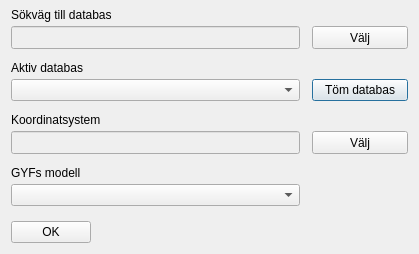
<?xml version="1.0" encoding="UTF-8"?>
<ui version="4.0">
 <class>Settings</class>
 <widget class="QDialog" name="Settings">
  <property name="geometry">
   <rect>
    <x>0</x>
    <y>0</y>
    <width>419</width>
    <height>254</height>
   </rect>
  </property>
  <property name="sizePolicy">
   <sizepolicy hsizetype="Ignored" vsizetype="Ignored">
    <horstretch>0</horstretch>
    <verstretch>0</verstretch>
   </sizepolicy>
  </property>
  <property name="font">
   <font>
    <family>Tahoma</family>
    <pointsize>9</pointsize>
   </font>
  </property>
  <property name="windowTitle">
   <string>Inställningar</string>
  </property>
  <property name="windowIcon">
   <iconset>
    <normaloff>:/plugins/qgyf/assets/leaf.png</normaloff>:/plugins/qgyf/assets/leaf.png</iconset>
  </property>
  <layout class="QVBoxLayout" name="verticalLayout" stretch="0,0">
   <property name="spacing">
    <number>15</number>
   </property>
   <property name="topMargin">
    <number>0</number>
   </property>
   <item>
    <layout class="QGridLayout" name="gridLayout" rowstretch="0,0,0,0,0,0,0,0" columnstretch="3,0,1">
     <property name="horizontalSpacing">
      <number>12</number>
     </property>
     <property name="verticalSpacing">
      <number>4</number>
     </property>
     <item row="7" column="0">
      <widget class="QComboBox" name="currentGyf">
       <property name="sizePolicy">
        <sizepolicy hsizetype="Preferred" vsizetype="Preferred">
         <horstretch>0</horstretch>
         <verstretch>0</verstretch>
        </sizepolicy>
       </property>
      </widget>
     </item>
     <item row="0" column="0" alignment="Qt::AlignBottom">
      <widget class="QLabel" name="label">
       <property name="sizePolicy">
        <sizepolicy hsizetype="Preferred" vsizetype="Fixed">
         <horstretch>0</horstretch>
         <verstretch>0</verstretch>
        </sizepolicy>
       </property>
       <property name="text">
        <string>Sökväg till databas</string>
       </property>
       <property name="alignment">
        <set>Qt::AlignBottom|Qt::AlignLeading|Qt::AlignLeft</set>
       </property>
      </widget>
     </item>
     <item row="3" column="0">
      <widget class="QComboBox" name="activeDatabase">
       <property name="sizePolicy">
        <sizepolicy hsizetype="Preferred" vsizetype="Preferred">
         <horstretch>0</horstretch>
         <verstretch>0</verstretch>
        </sizepolicy>
       </property>
      </widget>
     </item>
     <item row="2" column="0" alignment="Qt::AlignBottom">
      <widget class="QLabel" name="label_2">
       <property name="sizePolicy">
        <sizepolicy hsizetype="Preferred" vsizetype="Fixed">
         <horstretch>0</horstretch>
         <verstretch>0</verstretch>
        </sizepolicy>
       </property>
       <property name="text">
        <string>Aktiv databas</string>
       </property>
      </widget>
     </item>
     <item row="1" column="2">
      <widget class="QToolButton" name="selectPathButton">
       <property name="sizePolicy">
        <sizepolicy hsizetype="Preferred" vsizetype="Preferred">
         <horstretch>0</horstretch>
         <verstretch>0</verstretch>
        </sizepolicy>
       </property>
       <property name="text">
        <string>Välj</string>
       </property>
      </widget>
     </item>
     <item row="6" column="0" alignment="Qt::AlignBottom">
      <widget class="QLabel" name="label_3">
       <property name="sizePolicy">
        <sizepolicy hsizetype="Preferred" vsizetype="Fixed">
         <horstretch>0</horstretch>
         <verstretch>0</verstretch>
        </sizepolicy>
       </property>
       <property name="text">
        <string>GYFs modell</string>
       </property>
      </widget>
     </item>
     <item row="5" column="0">
      <widget class="QLineEdit" name="crs">
       <property name="enabled">
        <bool>false</bool>
       </property>
       <property name="sizePolicy">
        <sizepolicy hsizetype="Expanding" vsizetype="Preferred">
         <horstretch>0</horstretch>
         <verstretch>0</verstretch>
        </sizepolicy>
       </property>
       <property name="text">
        <string/>
       </property>
      </widget>
     </item>
     <item row="4" column="0" alignment="Qt::AlignBottom">
      <widget class="QLabel" name="label_4">
       <property name="sizePolicy">
        <sizepolicy hsizetype="Preferred" vsizetype="Fixed">
         <horstretch>0</horstretch>
         <verstretch>0</verstretch>
        </sizepolicy>
       </property>
       <property name="text">
        <string>Koordinatsystem</string>
       </property>
      </widget>
     </item>
     <item row="5" column="2">
      <widget class="QToolButton" name="selectCRSButton">
       <property name="sizePolicy">
        <sizepolicy hsizetype="Preferred" vsizetype="Preferred">
         <horstretch>0</horstretch>
         <verstretch>0</verstretch>
        </sizepolicy>
       </property>
       <property name="text">
        <string>Välj</string>
       </property>
      </widget>
     </item>
     <item row="3" column="2">
      <widget class="QPushButton" name="clearDatabaseButton">
       <property name="sizePolicy">
        <sizepolicy hsizetype="Preferred" vsizetype="Preferred">
         <horstretch>0</horstretch>
         <verstretch>0</verstretch>
        </sizepolicy>
       </property>
       <property name="text">
        <string>Töm databas</string>
       </property>
      </widget>
     </item>
     <item row="1" column="0">
      <widget class="QLineEdit" name="dataPath">
       <property name="enabled">
        <bool>false</bool>
       </property>
       <property name="sizePolicy">
        <sizepolicy hsizetype="Expanding" vsizetype="Preferred">
         <horstretch>0</horstretch>
         <verstretch>0</verstretch>
        </sizepolicy>
       </property>
       <property name="text">
        <string/>
       </property>
      </widget>
     </item>
    </layout>
   </item>
   <item>
    <widget class="QPushButton" name="okButton">
     <property name="sizePolicy">
      <sizepolicy hsizetype="Fixed" vsizetype="Fixed">
       <horstretch>0</horstretch>
       <verstretch>0</verstretch>
      </sizepolicy>
     </property>
     <property name="text">
      <string>OK</string>
     </property>
    </widget>
   </item>
  </layout>
 </widget>
 <resources>
  <include location="../resources.py"/>
 </resources>
 <connections/>
</ui>
